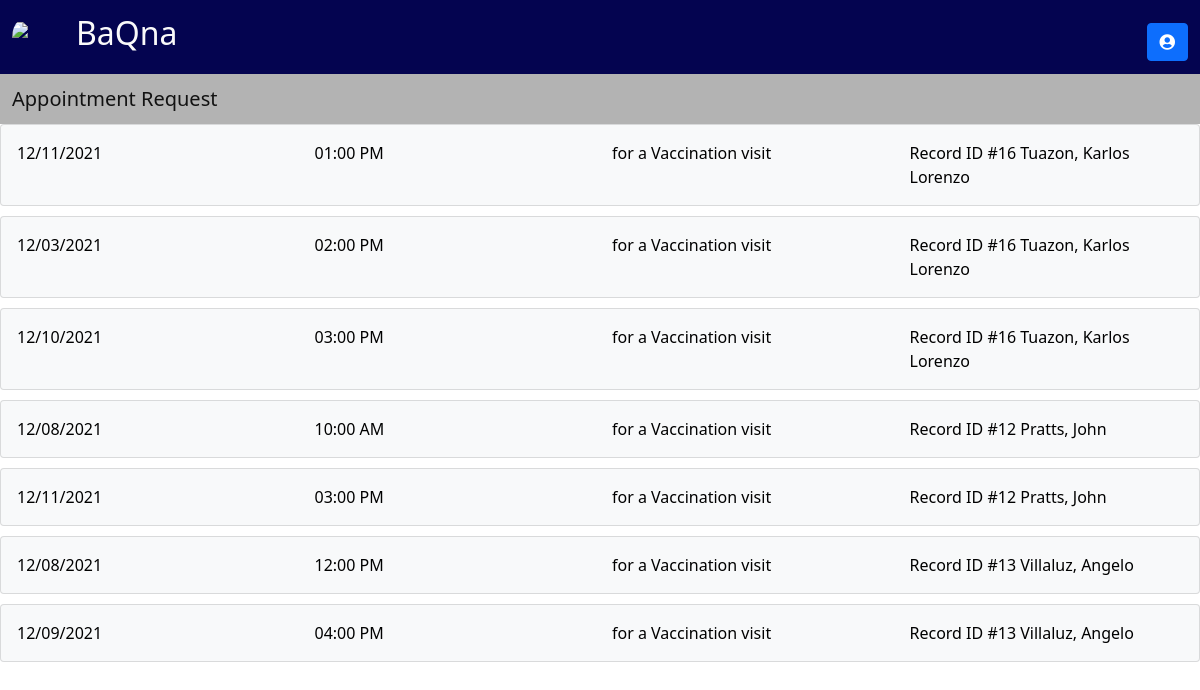
/notifs/ (signed in), run on the app's committed database.
### tracker/models.py (models this page shows, shortened)
class Appointment(models.Model):
    STATUS = (
        ('Blank','Blank'),
        ('Confirmed', 'Confirmed'),
        ('Cancelled', 'Cancelled'),
        ('Rescheduled', 'Rescheduled'),
        ('Requested', 'Requested'),
    )
    patient = models.ForeignKey(Patient, null=True, blank=True, on_delete=models.CASCADE)
    status = models.CharField(max_length=100, choices=STATUS, null=True)
    date = models.DateField(null=True)
    time = models.TimeField(null=True)
    doctor = models.ForeignKey(Physician, on_delete=models.CASCADE)
    visit = models.CharField(max_length=100, null=True)
    location = models.CharField(max_length=100, null=True)
    date_created = models.DateTimeField(null=True, auto_now_add=True)

class Patient(models.Model):
    SEX = (
        ('M', 'Male'),
        ('F', 'Female'),
    )
    last_name = models.CharField(max_length=100, null=True)
    first_name = models.CharField(max_length=100, null=True)
    middle_name = models.CharField(max_length=100, null=True, blank=True)
    suffix = models.CharField(max_length=2, null=True, blank=True)
    nick_name = models.CharField(max_length=100, null=True, blank=True)
    sex = models.CharField(max_length=1, null=True, choices=SEX)
    birthdate = models.DateField(null=True)
    age = models.CharField(max_length=100, null=True, blank=True)
    attending_doctor = models.ForeignKey(Physician, related_name="docpatient", on_delete=models.CASCADE, null=True)
    cert_date = models.DateField(null=True, blank=True)
    cell_no = PhoneNumberField(null=True, blank=True, validators=[MaxLengthValidator(13)])
    landline = models.CharField(max_length=100, null=True, blank=True)
    email = models.EmailField(max_length=254, null=True, blank=True)
    house_no = models.CharField(max_length=100, null=True, blank=True)
    barangay = models.CharField(max_length=100, null=True, blank=True)
    city = models.CharField(max_length=100, null=True, blank=True)
    region = models.CharField(max_length=100, null=True, blank=True)
    zip = models.IntegerField(null=True, blank=True)
    mfname = models.CharField(max_length=100, null=True, blank=True)
    mlname = models.CharField(max_length=100, null=True, blank=True)
    mcontact = PhoneNumberField(null=True, blank=True)
    memail = models.EmailField(max_length=254, null=True, blank=True)
    ffname = models.CharField(max_length=100, null=True, blank=True)
    flname = models.CharField(max_length=100, null=True, blank=True)
    fcontact = PhoneNumberField(null=True, blank=True)
    femail = models.EmailField(max_length=254, null=True, blank=True)
    c1full_name = models.CharField(max_length=100, null=True, blank=True)
    relation1 = models.CharField(max_length=100, null=True, blank=True)
    c1contact = PhoneNumberField(null=True, blank=True)
    c2full_name = models.CharField(max_length=100, null=True, blank=True)
    relation2 = models.CharField(max_length=100, null=True, blank=True)
    c2contact = PhoneNumberField(null=True, blank=True)
    def __str__(self):
        return "{}, {}".format(self.last_name, self.first_name)

### tracker/views.py (the view)
# urls.py: path('notifs/', views.notifsPage, name = 'notifs'),
@login_required(login_url='login')
def notifsPage(request):
    flag = True if request.user.groups.filter(name='Doctor') else False
    if flag:
        appointments = Appointment.objects.filter(doctor=request.user.physician.id, status='Confirmed').order_by('-id')
    else:
        appointments = Appointment.objects.all().order_by('-id')
    data = {
        'appointments': appointments,
    }
    return render(request,'tracker/notifs.html', data)

### tracker/templatetags/auth_extras.py (called while the page is built)
@register.filter(name='has_group')
def has_group(user, group_name):
    group = Group.objects.get(name=group_name)
    return True if group in user.groups.all() else False

### tracker/templates/tracker/notifs.html (shortened to what this page needs)
{% extends 'tracker/main.html' %}
{% block content %}
<nav class="navbar navbar-light" style="background-color: rgb(179, 179, 179);">
    <div class="container-fluid">
      <span class="navbar-brand mb-0 h1">Appointment Request</span>
    </div>
</nav>
{% if appointments %}
{% for appointment in appointments %}
<div class="card card-body bg-light text-black">
  <div class="row" id='appointment' onclick="window.location='{% url 'appointment' appointment.patient.id %}'">
    <div class="col">{{appointment.date}}</div>
    <div class="col">{{appointment.time}}</div>
    <div class="col">for a {{appointment.visit}} visit</div>
    <div class="col">Record ID #{{appointment.patient.id}} {{appointment.patient}}</div>
  </div>
</div>
{% endfor %}
{% else %}
<div class="card card-body">
  <div class="row">
    <div class="col">No confirmed appointments yet.</div>
  </div>
</div>
{% endif %}
{% endblock content %}

### tracker/templates/tracker/main.html (shortened to what this page needs)
{% load static %} {% load auth_extras %}
<!DOCTYPE html>
<html lang="en">
<head>
    <link href="https://cdn.jsdelivr.net/npm/bootstrap@5.1.3/dist/css/bootstrap.min.css" rel="stylesheet">
    <link rel="stylesheet" href="https://cdnjs.cloudflare.com/ajax/libs/font-awesome/5.15.3/css/all.min.css" />
    <link rel="stylesheet" href="https://cdnjs.cloudflare.com/ajax/libs/tempusdominus-bootstrap-4/5.1.2/css/tempusdominus-bootstrap-4.min.css" />
</head>
<body>
  <nav class="navbar navbar-expand-xl" style="background-color: rgb(4, 4, 80);color: white;">
    <div class="container-fluid">
      {% if request.user|has_group:'Patient User' %}
        <a href="{% url 'homePatient' %}" class="navbar-brand">
          <div class="logo-image">
            <img src="https://i.ibb.co/drT8m1M/logo.jpg" class="img-fluid">
          </div>
        </a>
        <a href="{% url 'homePatient' %}"><h2 style="float: left; color: #FAFAFA;">BaQna</h2></a>
      {% endif %}
      <div class="collapse navbar-collapse me-auto" id="navbarTogglerDemo02">
        <div style="margin-left: auto;margin-top: 10px;">
          <ul class="navbar-nav me-auto mb-2 mb-lg-0 navbar-custom">
            <li class="nav-item">
              <div class="dropdown">
                <button class="btn btn-primary" type="button" id="dropdownMenuButton1" data-bs-toggle="dropdown" aria-expanded="false">
                  <i class="fas fa-user-circle"></i>
                </button>
              </div>
            </li>
          </ul>
        </div>
      </div>
    </div>
  </nav>
  {% block content %}
  {% endblock %}
</body>
</html>

### tracker/templates/tracker/main.html (style rules this page uses)
body { color:rgb(4, 4, 80); }
.logo-image { width: 48px; height: 48px; border-radius: 50%; overflow: hidden; }

### tracker/templates/tracker/notifs.html (style rules this page uses)
.card { margin: 0; float: none; margin-bottom: 10px; }
.row { cursor: pointer; }

### data on the page
Appointment: date "12/11/2021", time "01:00 PM", visit "Vaccination", patient.id "16", patient "Tuazon, Karlos Lorenzo"
Appointment: date "12/03/2021", time "02:00 PM", visit "Vaccination", patient.id "16", patient "Tuazon, Karlos Lorenzo"
Appointment: date "12/10/2021", time "03:00 PM", visit "Vaccination", patient.id "16", patient "Tuazon, Karlos Lorenzo"
Appointment: date "12/08/2021", time "10:00 AM", visit "Vaccination", patient.id "12", patient "Pratts, John"
Appointment: date "12/11/2021", time "03:00 PM", visit "Vaccination", patient.id "12", patient "Pratts, John"
Appointment: date "12/08/2021", time "12:00 PM", visit "Vaccination", patient.id "13", patient "Villaluz, Angelo"
Appointment: date "12/09/2021", time "04:00 PM", visit "Vaccination", patient.id "13", patient "Villaluz, Angelo"
